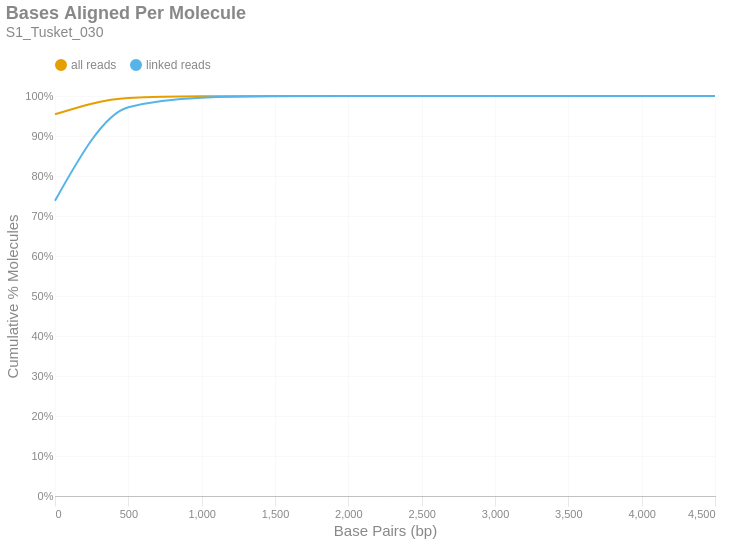

Source (notebook cell):
### Markdown cell above
### Bases Aligned Per Molecule
This is a cumulative frequency distribution showing the number of base pairs aligned per unique molecule. These data are shown in 500 bp bins. There are two distributions: one with `all reads` (yellow) and another with only `linked reads` (blue). The percent of molecules in the `linked reads` distribution is relative to the total number of linked molecules.

### Code cell
if SKIPLR:
    print_html(f"Skipped")
else:
    binned_df = consolidated_hist(valids['aligned_bp'], mask, 500, True)
    with SafeRender(binned_df):
        (
            density_plot(binned_df, 'Bases Aligned Per Molecule', samplename, 'basesper')
            .encode(
                x=alt.X('bin:Q', title="Base Pairs (bp)").axis(tickMinStep=500).scale(padding=0),
                y=alt.Y('value:Q', title='Cumulative % Molecules')
                    .axis(format='%')
                    .scale(domain = [0,1])
                    .stack(False),
                color=alt.Color("key:N").scale(domain = ["all reads", "linked reads"]),
                tooltip = [
                    alt.Tooltip("key:N", title = "Data Type"),
                    alt.Tooltip("range_label:N", title="Bases Aligned Per Molecule"),
                    alt.Tooltip("value:Q", format = ".2%", title="% Molecules (Cum.)")
                ]
            )
        ).display()

### Figure 1 — Vega-Lite specification as saved in the notebook (floating-point values rounded to 4 significant figures)
{"width": "container", "height": 400, "config": {"title": {"anchor": "start", "dy": -15, "fontSize": 18, "color": "#888888", "subtitleColor": "#888888", "subtitleFontSize": 14}, "arc": {"fill": "#0072B2"}, "axis": {"domainColor": "#888888", "domainWidth": 0.5, "gridWidth": 0.2, "grid": false, "titleFontWeight": 400, "titleFontSize": 15, "labelFontSize": 11, "labelColor": "#888888", "tickColor": "#888888", "tickWidth": 0.2, "titleColor": "#888888"}, "axisBand": {"grid": false}, "axisX": {"grid": true, "tickSize": 10, "domainCap": "round"}, "axisY": {"domain": false, "grid": true, "tickSize": 0, "domainCap": "round"}, "background": "transparent", "header": {"labelFontSize": 15, "labelColor": "#888888", "titleFontSize": 15, "titleFontWeight": 600, "titleColor": "#888888"}, "legend": {"labelFont": "sans-serif", "labelFontSize": 12, "labelColor": "#888888", "symbolSize": 100, "symbolType": "circle", "titleFontSize": 12, "titlePadding": 10, "titleColor": "#888888", "title": null, "orient": "top"}, "range": {"category": ["#E69F00", "#56B4E9", "#009E73", "#F0E442", "#0072B2", "#D55E00", "#CC79A7", "#000000"], "diverging": ["#cfe8f3", "#a2d4ec", "#73bfe2", "#46abdb", "#1696d2", "#12719e"]}, "area": {"fill": "#0072B2", "fillOpacity": 0.7, "line": true, "strokeOpacity": 0.7}, "line": {"color": "#0072B2", "stroke": "#0072B2", "strokeWidth": 2}, "trail": {"color": "#0072B2", "stroke": "#0072B2", "strokeWidth": 0, "size": 1}, "point": {"filled": true, "fillOpacity": 1.0, "size": 95}, "text": {"color": "#888888", "fontSize": 11, "align": "right", "fontWeight": 400, "size": 11}, "bar": {"fill": "#0072B2", "stroke": null}, "view": {"stroke": null, "continuousWidth": 660, "continuousHeight": 400}}, "data": {"name": "data-f0bd7e733d7bc54b993fb56b81d33f84"}, "mark": {"type": "line", "interpolate": "monotone", "point": {"opacity": 0, "size": 275}}, "encoding": {"color": {"field": "key", "scale": {"domain": ["all reads", "linked reads"]}, "type": "nominal"}, "tooltip": [{"field": "key", "title": "Data Type", "type": "nominal"}, {"field": "range_label", "title": "Bases Aligned Per Molecule", "type": "nominal"}, {"field": "value", "format": ".2%", "title": "% Molecules (Cum.)", "type": "quantitative"}], "x": {"axis": {"tickMinStep": 500}, "field": "bin", "scale": {"padding": 0}, "title": "Base Pairs (bp)", "type": "quantitative"}, "y": {"axis": {"format": "%"}, "field": "value", "scale": {"domain": [0, 1]}, "stack": false, "title": "Cumulative % Molecules", "type": "quantitative"}}, "params": [{"name": "param_c36ac31b6afebe62", "select": {"type": "point", "fields": ["key"]}, "bind": "legend"}], "title": {"text": "Bases Aligned Per Molecule", "subtitle": "S1_Tusket_030"}, "transform": [{"fold": ["all reads (cumsum)", "linked reads (cumsum)"]}, {"calculate": "replace(datum.key, ' (cumsum)', '')", "as": "key"}, {"filter": {"param": "param_c36ac31b6afebe62"}}], "usermeta": {"embedOptions": {"downloadFileName": "S1_Tusket_030.basesper"}}, "$schema": "https://vega.github.io/schema/vega-lite/v6.1.0.json", "datasets": {"data-f0bd7e733d7bc54b993fb56b81d33f84": [{"bin": "0.0", "interval": "0.0-500.0", "all reads": 0.9543, "linked reads": 0.7382, "all reads (cumsum)": 0.9543, "linked reads (cumsum)": 0.7382, "range_label": "0-499"}, {"bin": "500.0", "interval": "500.0-1000.0", "all reads": 0.04091, "linked reads": 0.2337, "all reads (cumsum)": 0.9952, "linked reads (cumsum)": 0.972, "range_label": "500-999"}, {"bin": "1000.0", "interval": "1000.0-1500.0", "all reads": 0.004121, "linked reads": 0.02388, "all reads (cumsum)": 0.9993, "linked reads (cumsum)": 0.9959, "range_label": "1000-1499"}, {"bin": "1500.0", "interval": "1500.0-2000.0", "all reads": 0.0005833, "linked reads": 0.0034, "all reads (cumsum)": 0.9999, "linked reads (cumsum)": 0.9993, "range_label": "1500-1999"}, {"bin": "2000.0", "interval": "2000.0-2500.0", "all reads": 9.914e-05, "linked reads": 0.000579, "all reads (cumsum)": 1.0, "linked reads (cumsum)": 0.9998, "range_label": "2000-2499"}, {"bin": "2500.0", "interval": "2500.0-3000.0", "all reads": 2.2e-05, "linked reads": 0.0001285, "all reads (cumsum)": 1.0, "linked reads (cumsum)": 1.0, "range_label": "2500-2999"}, {"bin": "3000.0", "interval": "3000.0-3500.0", "all reads": 5.562e-06, "linked reads": 3.249e-05, "all reads (cumsum)": 1.0, "linked reads (cumsum)": 1.0, "range_label": "3000-3499"}, {"bin": "3500.0", "interval": "3500.0-4000.0", "all reads": 1.112e-06, "linked reads": 6.497e-06, "all reads (cumsum)": 1.0, "linked reads (cumsum)": 1.0, "range_label": "3500-3999"}, {"bin": "4000.0", "interval": "4000.0-4500.0", "all reads": 3.708e-07, "linked reads": 2.166e-06, "all reads (cumsum)": 1.0, "linked reads (cumsum)": 1.0, "range_label": "4000-4499"}, {"bin": "4500.0", "interval": "4500.0-5000.0", "all reads": 1.236e-07, "linked reads": 7.219e-07, "all reads (cumsum)": 1.0, "linked reads (cumsum)": 1.0, "range_label": "4500-4999"}]}}
